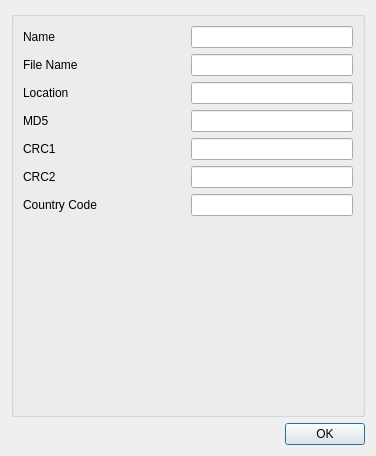
<?xml version="1.0" encoding="UTF-8"?>
<ui version="4.0">
 <class>RomInfoDialog</class>
 <widget class="QDialog" name="RomInfoDialog">
  <property name="geometry">
   <rect>
    <x>0</x>
    <y>0</y>
    <width>376</width>
    <height>456</height>
   </rect>
  </property>
  <property name="windowTitle">
   <string>ROM Information</string>
  </property>
  <layout class="QVBoxLayout" name="verticalLayout_2">
   <item>
    <widget class="QGroupBox" name="groupBox">
     <property name="title">
      <string/>
     </property>
     <layout class="QVBoxLayout" name="verticalLayout">
      <item>
       <layout class="QHBoxLayout" name="horizontalLayout">
        <item>
         <widget class="QLabel" name="label">
          <property name="sizePolicy">
           <sizepolicy hsizetype="Preferred" vsizetype="Preferred">
            <horstretch>0</horstretch>
            <verstretch>0</verstretch>
           </sizepolicy>
          </property>
          <property name="text">
           <string>Name</string>
          </property>
         </widget>
        </item>
        <item>
         <widget class="QLineEdit" name="romNameLineEdit">
          <property name="sizePolicy">
           <sizepolicy hsizetype="Preferred" vsizetype="Fixed">
            <horstretch>0</horstretch>
            <verstretch>0</verstretch>
           </sizepolicy>
          </property>
          <property name="text">
           <string/>
          </property>
          <property name="readOnly">
           <bool>true</bool>
          </property>
         </widget>
        </item>
       </layout>
      </item>
      <item>
       <layout class="QHBoxLayout" name="horizontalLayout_2">
        <item>
         <widget class="QLabel" name="label_2">
          <property name="sizePolicy">
           <sizepolicy hsizetype="Preferred" vsizetype="Preferred">
            <horstretch>0</horstretch>
            <verstretch>0</verstretch>
           </sizepolicy>
          </property>
          <property name="text">
           <string>File Name</string>
          </property>
         </widget>
        </item>
        <item>
         <widget class="QLineEdit" name="fileNameLineEdit">
          <property name="sizePolicy">
           <sizepolicy hsizetype="Preferred" vsizetype="Fixed">
            <horstretch>0</horstretch>
            <verstretch>0</verstretch>
           </sizepolicy>
          </property>
          <property name="text">
           <string/>
          </property>
          <property name="readOnly">
           <bool>true</bool>
          </property>
         </widget>
        </item>
       </layout>
      </item>
      <item>
       <layout class="QHBoxLayout" name="horizontalLayout_3">
        <item>
         <widget class="QLabel" name="label_3">
          <property name="sizePolicy">
           <sizepolicy hsizetype="Preferred" vsizetype="Preferred">
            <horstretch>0</horstretch>
            <verstretch>0</verstretch>
           </sizepolicy>
          </property>
          <property name="text">
           <string>Location</string>
          </property>
         </widget>
        </item>
        <item>
         <widget class="QLineEdit" name="locationLineEdit">
          <property name="sizePolicy">
           <sizepolicy hsizetype="Minimum" vsizetype="Fixed">
            <horstretch>0</horstretch>
            <verstretch>0</verstretch>
           </sizepolicy>
          </property>
          <property name="text">
           <string/>
          </property>
          <property name="readOnly">
           <bool>true</bool>
          </property>
         </widget>
        </item>
       </layout>
      </item>
      <item>
       <layout class="QHBoxLayout" name="horizontalLayout_4">
        <item>
         <widget class="QLabel" name="label_4">
          <property name="text">
           <string>MD5</string>
          </property>
         </widget>
        </item>
        <item>
         <widget class="QLineEdit" name="md5LineEdit">
          <property name="sizePolicy">
           <sizepolicy hsizetype="Minimum" vsizetype="Fixed">
            <horstretch>0</horstretch>
            <verstretch>0</verstretch>
           </sizepolicy>
          </property>
          <property name="text">
           <string/>
          </property>
          <property name="readOnly">
           <bool>true</bool>
          </property>
         </widget>
        </item>
       </layout>
      </item>
      <item>
       <layout class="QHBoxLayout" name="horizontalLayout_5">
        <item>
         <widget class="QLabel" name="label_5">
          <property name="text">
           <string>CRC1</string>
          </property>
         </widget>
        </item>
        <item>
         <widget class="QLineEdit" name="crc1LineEdit">
          <property name="sizePolicy">
           <sizepolicy hsizetype="Minimum" vsizetype="Fixed">
            <horstretch>0</horstretch>
            <verstretch>0</verstretch>
           </sizepolicy>
          </property>
          <property name="readOnly">
           <bool>true</bool>
          </property>
         </widget>
        </item>
       </layout>
      </item>
      <item>
       <layout class="QHBoxLayout" name="horizontalLayout_6">
        <item>
         <widget class="QLabel" name="label_6">
          <property name="text">
           <string>CRC2</string>
          </property>
         </widget>
        </item>
        <item>
         <widget class="QLineEdit" name="crc2LineEdit">
          <property name="sizePolicy">
           <sizepolicy hsizetype="Minimum" vsizetype="Fixed">
            <horstretch>0</horstretch>
            <verstretch>0</verstretch>
           </sizepolicy>
          </property>
          <property name="readOnly">
           <bool>true</bool>
          </property>
         </widget>
        </item>
       </layout>
      </item>
      <item>
       <layout class="QHBoxLayout" name="horizontalLayout_7">
        <item>
         <widget class="QLabel" name="label_7">
          <property name="text">
           <string>Country Code</string>
          </property>
         </widget>
        </item>
        <item>
         <widget class="QLineEdit" name="countryCodeLineEdit">
          <property name="sizePolicy">
           <sizepolicy hsizetype="Minimum" vsizetype="Fixed">
            <horstretch>0</horstretch>
            <verstretch>0</verstretch>
           </sizepolicy>
          </property>
          <property name="readOnly">
           <bool>true</bool>
          </property>
         </widget>
        </item>
       </layout>
      </item>
      <item>
       <spacer name="verticalSpacer">
        <property name="orientation">
         <enum>Qt::Vertical</enum>
        </property>
        <property name="sizeHint" stdset="0">
         <size>
          <width>20</width>
          <height>40</height>
         </size>
        </property>
       </spacer>
      </item>
     </layout>
    </widget>
   </item>
   <item>
    <widget class="QDialogButtonBox" name="buttonBox">
     <property name="orientation">
      <enum>Qt::Horizontal</enum>
     </property>
     <property name="standardButtons">
      <set>QDialogButtonBox::Ok</set>
     </property>
    </widget>
   </item>
  </layout>
 </widget>
 <resources/>
 <connections>
  <connection>
   <sender>buttonBox</sender>
   <signal>accepted()</signal>
   <receiver>RomInfoDialog</receiver>
   <slot>accept()</slot>
   <hints>
    <hint type="sourcelabel">
     <x>248</x>
     <y>254</y>
    </hint>
    <hint type="destinationlabel">
     <x>157</x>
     <y>274</y>
    </hint>
   </hints>
  </connection>
  <connection>
   <sender>buttonBox</sender>
   <signal>rejected()</signal>
   <receiver>RomInfoDialog</receiver>
   <slot>reject()</slot>
   <hints>
    <hint type="sourcelabel">
     <x>316</x>
     <y>260</y>
    </hint>
    <hint type="destinationlabel">
     <x>286</x>
     <y>274</y>
    </hint>
   </hints>
  </connection>
 </connections>
</ui>
